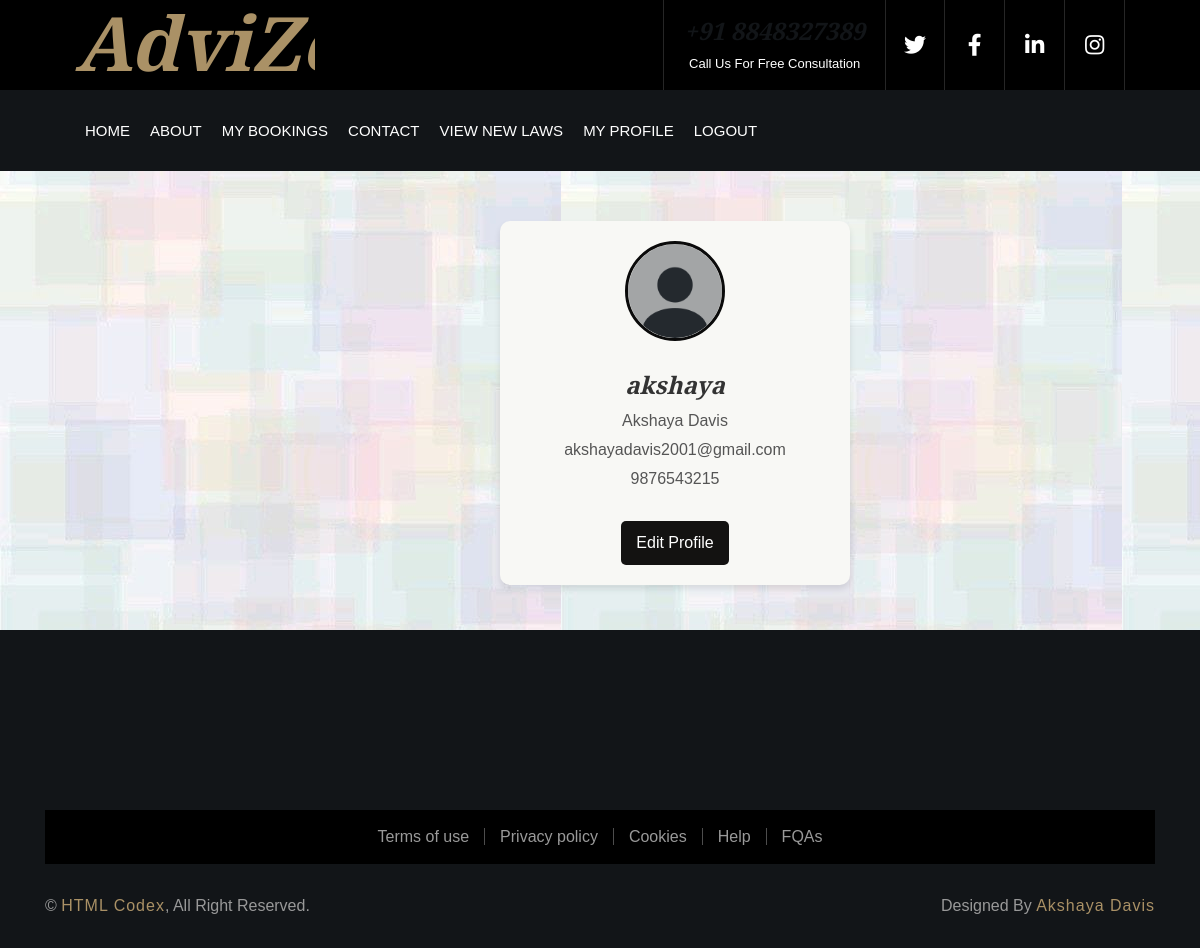
Screenshot of /profile (signed in) with the database file from the repository.
### userapp/models.py (models this page shows)
class Register(AbstractUser):
    usertype = models.CharField(max_length=50, default="admin")
    phone = models.CharField(max_length=15, null=True)  # Changed to CharField
    image = models.ImageField(upload_to='uploads/', null=True)
    barcouncil_number = models.CharField(max_length=15, null=True)
    specialization = models.CharField(max_length=50, null=True)
    address = models.CharField(max_length=100, null=True)
    bio = models.TextField(max_length=1000, null=True)
    qualification = models.CharField(max_length=50, null=True)
    experience = models.CharField(max_length=10, null=True)
    consultation_mode = models.CharField(max_length=50, null=True)
    court_jurisdiction = models.CharField(max_length=50, null=True)
    court_type = models.CharField(max_length=50, null=True)
    place = models.CharField(max_length=50, null=True)
    is_approved = models.BooleanField(default=False)

### userapp/views.py (the view)
# urls.py: path('profile',views.profile,name="profile"),
def profile(request):
    user=request.user
    user=Register.objects.get(id=user.id)
    return render(request, 'profile.html',{'user':user})

### userapp/templates/profile.html (shortened to what this page needs)
{% load static %}
{% include 'header.html' %}
<link rel="stylesheet" href="{% static 'css/profile.css' %}">
<body>
    <div class="profile-card">
        {% if user.image %}
        <img src="{{ user.image.url }}" alt="User Profile Picture">
        {% else %}
        <img src="{% static 'img/img1.jpeg' %}" alt="User Profile Picture">
        {% endif %}
        <h2>{{ user.username }}</h2>
        <p>{{ user.first_name }}</p>
        <p>{{ user.email }}</p>
        <p>{{ user.phone }}</p>
        <a href="/edit_profile" class="edit-button">Edit Profile</a>
    </div>
</body>
</html>
{% include 'footer1.html' %}

### userapp/static/css/style.css (style rules this page uses)
body { color: #666666; background: #ffffff; font-family: 'Roboto', sans-serif; font-weight: 400; }
h1, h2, h3, h4, h5, h6 { font-family: 'EB Garamond', serif; font-weight: 600; font-style: italic; color: #121518; }
a { color: #454545; transition: .3s; }

### userapp/static/css/profile.css (style rules this page uses)
body { font-family: Arial, sans-serif; background-color: #f9f9f9; margin: 0; padding: 0; display: center; justify-content: center; align-items: center; height: 100vh; }
.profile-card { background: #f8f8f5; box-shadow: 0 4px 6px rgba(8, 8, 8, 0.1); border-radius: 10px; width: 350px; padding: 20px; text-align: center; margin-left: 500px; margin-top: 50px; }
.profile-card img { width: 100px; height: 100px; border-radius: 50%; margin-bottom: 20px; border: 3px solid #0a0a0a; }
.profile-card h2 { margin: 10px 0; font-size: 24px; color: #333; }
.profile-card p { margin: 5px 0; color: #555; }
.edit-button { display: inline-block; margin-top: 15px; padding: 10px 15px; font-size: 16px; color: #fff; background-color: #131211; border: none; border-radius: 5px; text-decoration: none; transition: background-color 0.3s ease; }

### rows the page displays
Register: image (picture), username "akshaya", first_name "Akshaya Davis", email "akshayadavis2001@gmail.com", phone "9876543215"
